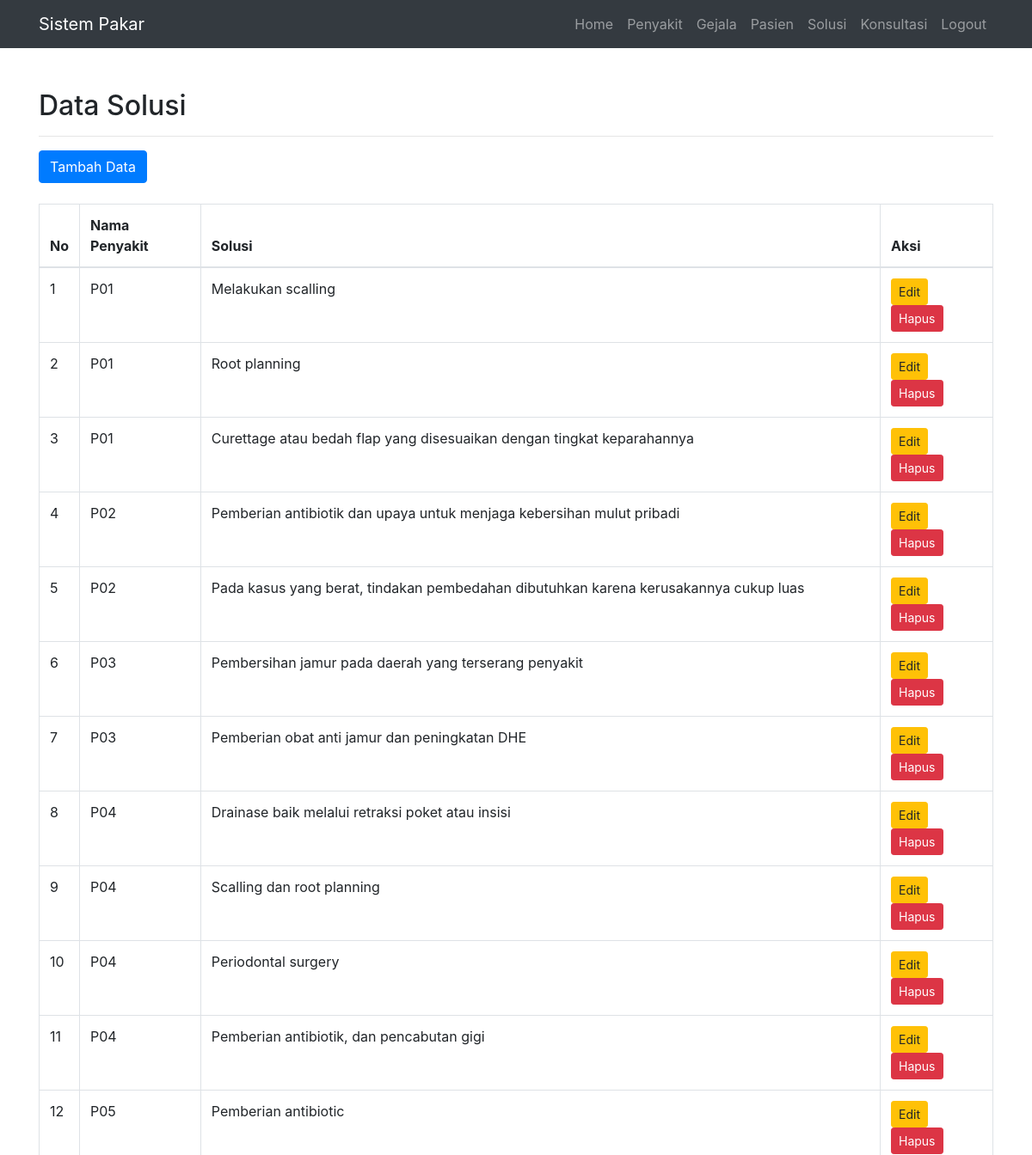
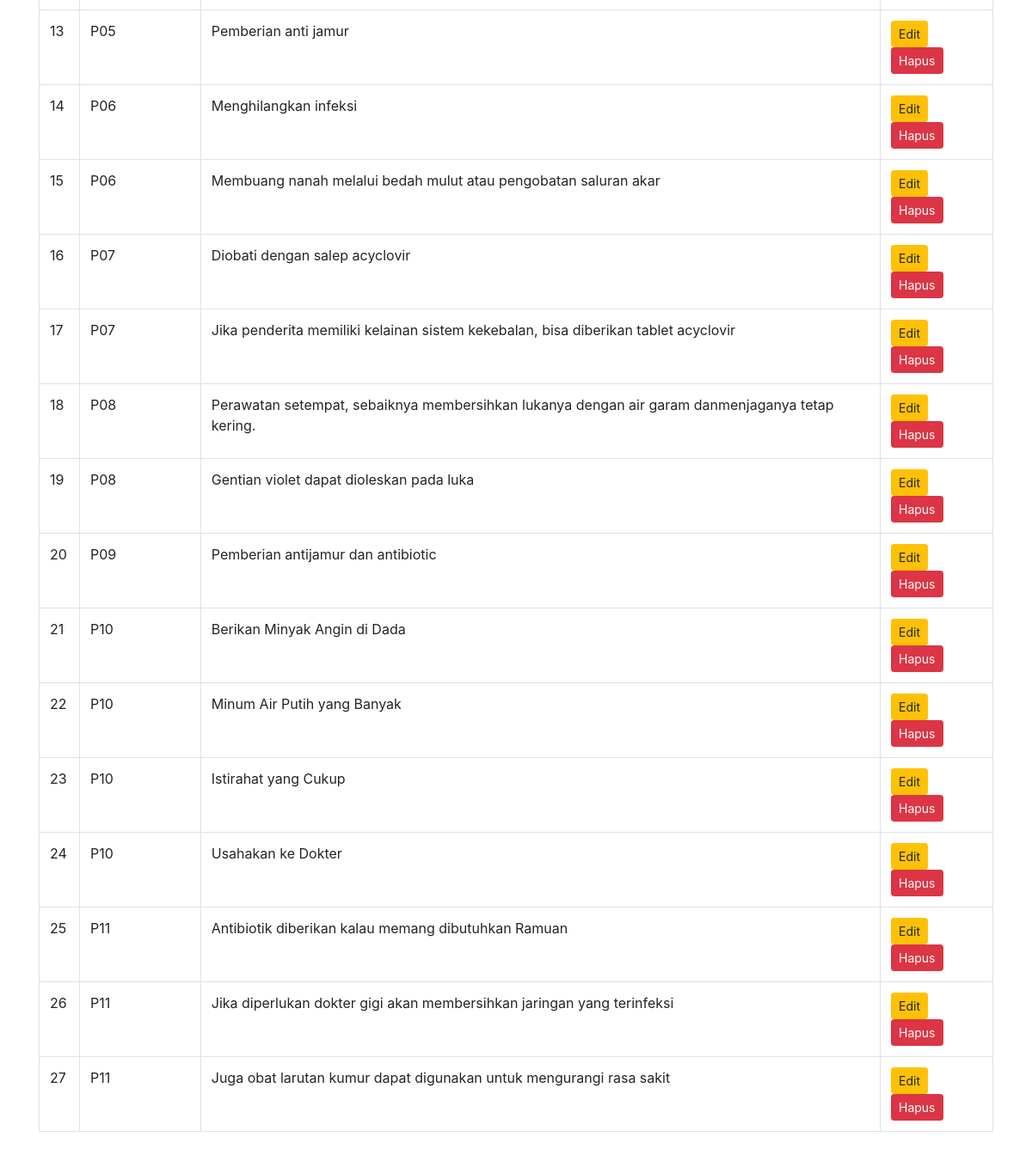
The page /admin/index.php?page=module/Solusi/index (signed in) on the database its author committed (2 pictures, top to bottom).
### tables this page shows
CREATE TABLE IF NOT EXISTS `tb_Solusi` (
  `solusi_id` int(11) NOT NULL,
  `penyakit_id` varchar(50) NOT NULL,
  `solusi_ket` text NOT NULL
);

### assets/model/conf.php (called while the page is built, shortened)
<?php
$conn = mysqli_connect('localhost', 'root', 'mysql', 'db_pakar_cf');
class Conf
{
    public function get($query)
    {
        global $conn;
        $ambil = $conn->query($query);
        $hasil = [];
        while ($pecah = $ambil->fetch_object()) {
            $hasil[] = $pecah;
        }
        return $hasil;
    }
}

### assets/model/db.php (called while the page is built, shortened)
<?php
include 'conf.php';
class Db extends Conf
{
    public function getAllSolusi()
    {
        $query = $this->get("SELECT * FROM tb_Solusi");
        return $query;
    }
}

### admin/module/Solusi/index.php (the view)
<div class="container">
    <div class="row">
        <div class="col-md-12 mb-5 mt-5">
            <h2>Data Solusi</h2>
            <hr>
            <div class="table-responsive">
                <a href="?page=module/Solusi/tambah" class="btn btn-primary ">Tambah Data</a>
                <br><br>
                <table class="table table-bordered" id="dataTable" width="100%" cellspacing="0">
                    <thead>
                        <tr>
                            <th width="10px">No</th>
                            <th>Nama Penyakit</th>
                            <th>Solusi</th>
                            <th width="131px">Aksi</th>
                        </tr>
                    </thead>
                    <tbody>
                        <?php
                        foreach ($db->getAllSolusi() as $no => $dSolusi) {
                        ?>
                            <tr>
                                <td><?= ++$no ?></td>
                                <td><?= $dSolusi->penyakit_id ?></td>
                                <td><?= $dSolusi->solusi_ket ?></td>
                                <td>
                                    <a href="index.php?page=module/Solusi/edit&id=<?= $dSolusi->solusi_id ?>" class="btn btn-warning btn-sm">Edit</a>
                                    <a href="index.php?page=module/Solusi/hapus&id=<?= $dSolusi->solusi_id ?>" class="btn btn-danger btn-sm">Hapus</a>
                                </td>
                            </tr>
                        <?php }  ?>
                    </tbody>
                </table>
            </div>
        </div>
    </div>
</div>

### assets/css/business-frontpage.css (style rules this page uses)
body { padding-top: 56px; }

### rows shown on the page
tb_solusi: penyakit "P01", solusi_ket "Melakukan scalling"
tb_solusi: penyakit "P01", solusi_ket "Root planning"
tb_solusi: penyakit "P01", solusi_ket "Curettage atau bedah flap yang disesuaikan dengan tingkat keparahannya"
tb_solusi: penyakit "P02", solusi_ket "Pemberian antibiotik dan upaya untuk menjaga kebersihan mulut pribadi"
tb_solusi: penyakit "P02", solusi_ket "Pada kasus yang berat, tindakan pembedahan dibutuhkan karena kerusakannya cukup luas"
tb_solusi: penyakit "P03", solusi_ket "Pembersihan jamur pada daerah yang terserang penyakit"
tb_solusi: penyakit "P03", solusi_ket "Pemberian obat anti jamur dan peningkatan DHE"
tb_solusi: penyakit "P04", solusi_ket "Drainase baik melalui retraksi poket atau insisi"
tb_solusi: penyakit "P04", solusi_ket "Scalling dan root planning"
tb_solusi: penyakit "P04", solusi_ket "Periodontal surgery"
tb_solusi: penyakit "P04", solusi_ket "Pemberian antibiotik, dan pencabutan gigi"
tb_solusi: penyakit "P05", solusi_ket "Pemberian antibiotic"
tb_solusi: penyakit "P05", solusi_ket "Pemberian anti jamur"
tb_solusi: penyakit "P06", solusi_ket "Menghilangkan infeksi"
tb_solusi: penyakit "P06", solusi_ket "Membuang nanah melalui bedah mulut atau pengobatan saluran akar"
tb_solusi: penyakit "P07", solusi_ket "Diobati dengan salep acyclovir"
tb_solusi: penyakit "P07", solusi_ket "Jika penderita memiliki kelainan sistem kekebalan, bisa diberikan tablet acyclovir"
tb_solusi: penyakit "P08", solusi_ket "Perawatan setempat, sebaiknya membersihkan lukanya dengan air garam danmenjaganya tetap kering."
tb_solusi: penyakit "P08", solusi_ket "Gentian violet dapat dioleskan pada luka"
tb_solusi: penyakit "P09", solusi_ket "Pemberian antijamur dan antibiotic"
tb_solusi: penyakit "P10", solusi_ket "Berikan Minyak Angin di Dada"
tb_solusi: penyakit "P10", solusi_ket "Minum Air Putih yang Banyak"
tb_solusi: penyakit "P10", solusi_ket "Istirahat yang Cukup"
tb_solusi: penyakit "P10", solusi_ket "Usahakan ke Dokter"
tb_solusi: penyakit "P11", solusi_ket "Antibiotik diberikan kalau memang dibutuhkan Ramuan"
tb_solusi: penyakit "P11", solusi_ket "Jika diperlukan dokter gigi akan membersihkan jaringan yang terinfeksi"
tb_solusi: penyakit "P11", solusi_ket "Juga obat larutan kumur dapat digunakan untuk mengurangi rasa sakit"
